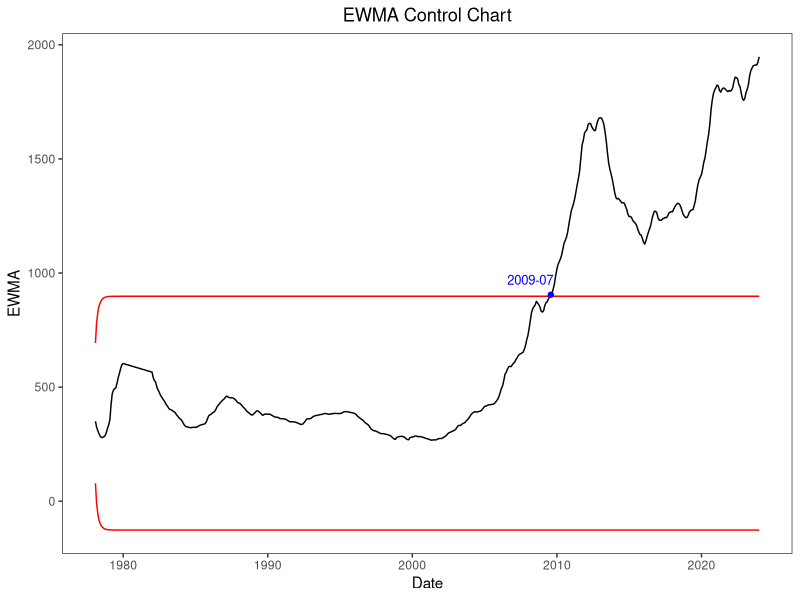

The R source for this figure:
library(readr)
library(ggplot2)

Golden <- read_csv("price.csv")
price <- Golden$price
Date <- as.Date(Golden$Date)

x <- price
mu <- mean(x[1:337])
sigma <- sd(x)
n <- length(x)

# set parameter
q = 0.8
alpha = 1
L = 2.8643

# weight of EWMA
wt=vj=c()
for(i in 1:n){wt[i] = q^((i-1)^alpha)-q^(i^alpha)}
for(j in 1:n){vj[j] = sum(wt[1:j]*wt[1:j])*(sigma^2)}

# compute statistic of EWMA, UCL and LCL
ewma = ucl = lcl = c()
for(j in 1:n){
  zsum = sum(wt[1:j]*x[j:1]) + mu*(q^(j^alpha))
  ewma[j] = zsum
  ucl[j] = mu+L*sqrt(vj[j])
  lcl[j] = mu-L*sqrt(vj[j])
}

# Find the first index that exceeds the control limit
exceed_indices <- which(ewma > ucl)[1]

ewma_df <- data.frame(Date = Date, EWMA = ewma, UCL = ucl, LCL = lcl)

# plot result
ggplot(ewma_df, aes(x = Date)) +
  geom_line(aes(y = EWMA), color = "black") +
  geom_line(aes(y = UCL), color = "red", linetype = "solid") +
  geom_line(aes(y = LCL), color = "red", linetype = "solid") +
  labs(x = "Date", y = "EWMA", title = "EWMA Control Chart") +
  theme_bw() + 
  theme(panel.grid = element_blank()) +
  theme(plot.title = element_text(hjust = 0.5)) +
  geom_point(data = ewma_df[exceed_indices, ], aes(x = Date, y = EWMA), color = "blue", size = 1.5) +
  geom_text(data = ewma_df[exceed_indices, ], aes(x = Date, y = EWMA, label = format(Date, "%Y-%m")), vjust = -1, hjust = 0.95, color = "blue", size = 3.3)

